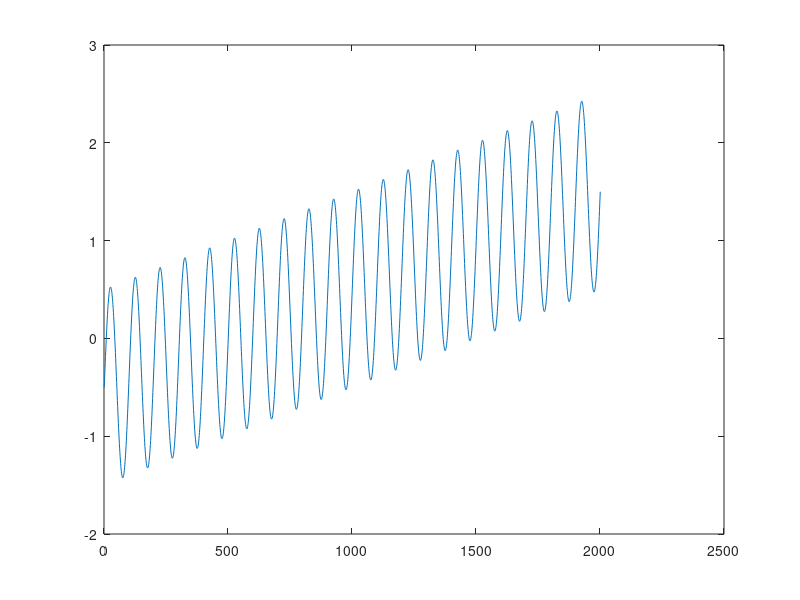

Source code (MATLAB): (Note: this script raises an error after producing the figure.)
% Filtering practice

% =========================================================================    
%% +++++++++++++++++++++++++++ Filtering ++++++++++++++++++++++++++++++++++ 
% =========================================================================  

Fs = 1000;
t =0:1/Fs:2;

% slow linear drift?
x = sin(10*2*pi*t) + t - 0.5; plot(x)
spec(x,Fs,512)
% this has edge effects (= first and last signal is not at center)

% how can we get rid of these types of edge artifacts?
%  subtract mean and use a window that tapers
win = hanning(numel(x))';
plot(x); 
hold on
plot(win, 'r')
plot(win.*x,'g')     % note that it still has some drift

spec(win.*x,Fs,512)

specCell({x,win.*x},Fs,512) % can see that the power of main component 
                    %is squashed, but edge effects are even more so.

% -------------------------------------------------------------------------

% low pass filter
%   what do we use for a low pass filter?
%   box-car or another kernel with smooth edges

Fs = 100; %sampling rate
t =0:1/Fs:2;
s1 = rand(1,numel(t))+.3*sin(2*pi*3*t); % make a signal w/randomness
plot(t,s1)

n = 5;
kern = ones(1,n)./n;        % box carr window (filter kernel)
                              % (want kernel to sum to 1)
s2 = conv(s1,kern,'same');  % convolve (multiply then sum); 
                              % same = same number of data points out as put in
figure; plot(t,s1,'b')
hold on
plot(t,s2,'r')

figure
subplot(2,1,1)
plot(t,s1); hold on
plot(t,s2,'r')
specCell({s1-mean(s1),s2-mean(s2)},Fs,64)

close 
clear

% -------------------------------------------------------------------------

% high-pass filter
%   what does a high-pass filter look like?

x = 1:200;
s1 = rand(1,200)-0.5;     % make a 0-mean random signal
s1_slow = s1 + sin(x/25); % add a slow component

n = 19;                  % kernal size
kern = -ones(1,n)./n;    % make a negative box-car
kern(10) = 1;            % set the middle element
s2 = conv(s1_slow,kern,'same'); % convole it

plot(s1_slow, 'b')
hold on
plot(s2,'r')
hold off


figure
subplot(2,1,1)
plot(s1); hold on
plot(s2,'r')
specCell({s1-mean(s1),s2-mean(s2)},Fs,64)

figure
plot(s1_slow); hold on   % plot the random signal with slow component
plot(s2,'r')             % plot the filtered trace - what happened?
plot(s1,'g')             % plot original trace
% is the filtered trace exactly the same as the original s1? (zoom in)

close 
clear

% -------------------------------------------------------------------------

% Mexican Hat
%  filters can do all sorts of things
%  Lets see a sum of 2 gaussians.

s1 = zeros(1,300);          % make a staircase signal
s1(100:200) = ones(1,101);
s1(201:300) = ones(1,100).*2;

figure
subplot(2,1,1)
plot(s1); hold on
hat = gausswin(100,10).*2 - gausswin(100,5).*0.8; % sum of 2 gaussians
plot(hat,'r') % this is our kernel
set(gca,'YLim',[-0.5,2.5])

subplot(2,1,2)
s2 = conv(s1, hat, 'same'); % convolution again
plot(s2)
% edge detector - contrast enhancement in vision



% phase lag
%
% all the kernels we have used so far have been symmetric
%  - what does that require? Hint, think about causal/non-causal
%  - knowledge in the future and the past
%  - you can do this after you have the signal
%  - * but what about the digitizer on your recording rig?
%    - that is analogue, so no memory

close 
clear

% -------------------------------------------------------------------------

% let's do the low-pass filter again
s1 = rand(1,200)+sin([1:200]/10);  % make a signal
plot(s1)

n = 10;
kern = ones(1,n)./n;        % box carr window
kern_NC = [0,0,kern,0,0];   % put 0 padding in symmetrically (not centered)
kern_C = [kern,0,0,0,0];    % put in 0 padding for future values (centered)
s2_NC = conv(s1,kern_NC,'same');  % convolve
s2_C = conv(s1,kern_C,'same');  % convolve

figure
% subplot(2,1,1)
plot(s1); hold on
plot(s2_NC,'r')
plot(s2_C,'g')
% you can see that there is a phase shift

% you have to be very careful about introducing phase shifts when
% filtering your data !!!!!


 
function spec(x, Fs, nFFT)
% plots the spectra of input signal x
    fft_x = fft(x,nFFT);
    fft_x = fft_x(1:nFFT/2+1);
    
    f = Fs/2*linspace(0,1,nFFT/2+1); % just a funciton of #:inc:#

    figure
    plot(f,fft_x.*conj(fft_x))
    xlabel('frequency'); ylabel('power')
end


function specCell(xc, Fs, nFFT)
% plots the spectra of input cell array xc containing signals
figure
col_vec = {'b','g','r','m'};
    for i=1:numel(xc)
        x = xc{i};
        fft_x = fft(x,nFFT);
        fft_x = fft_x(1:nFFT/2+1);

        f = Fs/2*linspace(0,1,nFFT/2+1);

        plot(f,fft_x.*conj(fft_x), col_vec{mod(i-1,4)+1}); hold on
        xlabel('frequency'); ylabel('power')
    end
end
